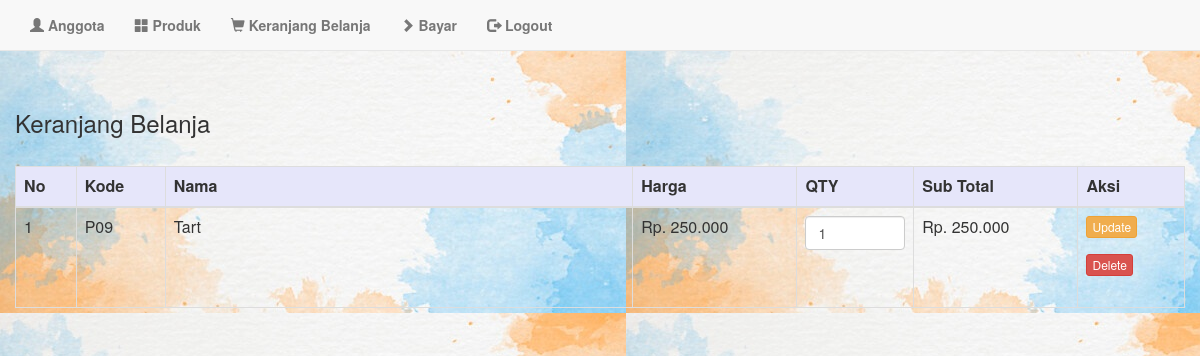
The app's page /index.php?halaman=keranjang-belanja&kode_produk=P09&aksi=tambah_produk&jumlah=1 with its own data.
### tables this page shows
CREATE TABLE `produk` (
  `id_produk` int(12) NOT NULL,
  `kode_produk` char(12) NOT NULL,
  `nama` varchar(50) NOT NULL,
  `stok` int(11) NOT NULL,
  `harga` bigint(20) NOT NULL,
  `keterangan` text NOT NULL,
  `gambar` varchar(500) NOT NULL
);

### keranjang-belanja.php (the view, shortened to what this page needs)
</head>
<body>
<?php
if (isset($_GET['kode_produk']) && isset($_GET['jumlah'])) {
    $kode_produk=$_GET['kode_produk'];
    include 'database.php';
    $sql= "select * from produk where kode_produk='$kode_produk'";
    $query = mysqli_query($kon,$sql);
}else {
    $kode_produk="";
    $jumlah=0;
}
?>
<div class="row">
    <h2  style="margin-bottom:30px;"><font size="5"> Keranjang Belanja</h2>
    <table class="table table-bordered" border="3">
        <thead>
        <tr>
            <th bgcolor="lavender">No</th>
            <th bgcolor="lavender">Kode</th>
            <th width="40%" bgcolor="lavender">Nama</th>
            <th bgcolor="lavender">Harga</th>
            <th width="10%" bgcolor="lavender">QTY</th>
            <th bgcolor="lavender">Sub Total</th>
            <th bgcolor="lavender">Aksi</th>
        </tr>
        </thead>
        <tbody>
        <?php
            $no=0;
            if(!empty($_SESSION["keranjang_belanja"])):
            foreach ($_SESSION["keranjang_belanja"] as $item):
                $no++;
                $sub_total = $item["jumlah"]*$item['harga'];
        ?>
            <tr>
                <td ><?php echo $no; ?></td>
                <td><?php echo $item["kode_produk"]; ?></td>
                <td><?php echo $item["nama_produk"]; ?></td>
                <td>Rp. <?php echo number_format($item["harga"],0,',','.');?> </td>
                <td>
                <input type="number" min="1" value="<?php echo $item["jumlah"]; ?>" class="form-control" id="jumlah<?php echo $no; ?>" name="jumlah[]" >
              </td>
                <td>Rp. <?php echo number_format($sub_total,0,',','.');?> </td>
                <td>
                    <form method="get">
                        <input type="submit" class="btn btn-warning btn-xs" value="Update">
                    </form>
                    <a href="index.php?halaman=keranjang-belanja&kode_produk=<?php echo $item['kode_produk']; ?>&aksi=hapus" class="btn btn-danger btn-xs" role="button">Delete</a> <br> <br>
                </td>
            </tr>
        <?php
            endforeach;
            endif;
        ?>
        </tbody>
    </table>
</div>
</body>

### keranjang-belanja.php (style rules this page uses)
body { background-image: url(gambar/bg1.jpg); }

### records on screen
produk: kode_produk "P09", nama "Tart", harga "250.000", jumlah "1"
